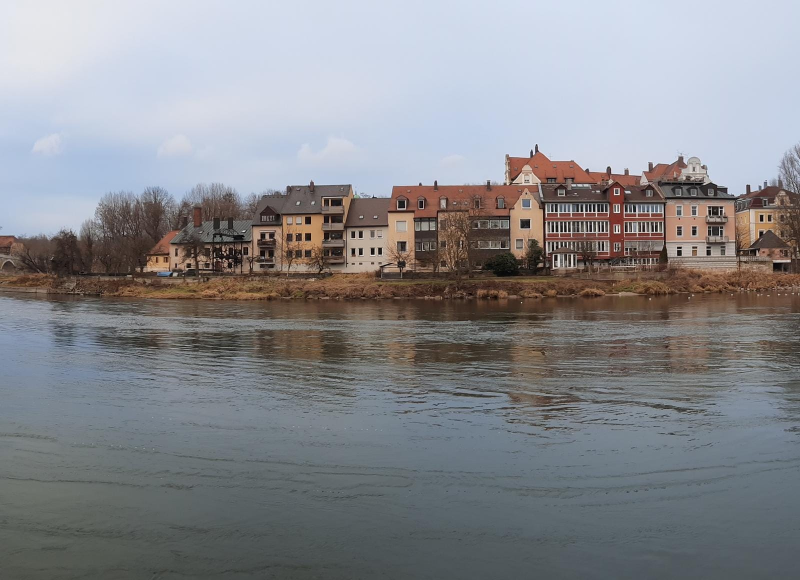
#> input picture BIVIP/A1.png, 1600 x 1160 px, given in place of lena.png, which was not available (shown at 1/2 size)
$ python EX4.4.py
#> lines starting #> are read from the running program, lines starting #| are printed output that depends on the picture; pictures that were not available may be replaced by others from this repository, and a replacement may not be noted
# Exercise 4.4
#!/usr/bin/python3
import matplotlib
matplotlib.use('tkagg')
import matplotlib.pyplot as plt
from PIL import Image
from pylab import *
from scipy.stats import norm
import numpy as np
path = 'C:/Users/49174/PycharmProjects/BIVIP/'
def normalCDF():
    x = np.linspace(-4, 4, 50)
    y = [norm.cdf(x[i]) for i in range(x.size)]
    xval = np.linspace(-4,4,200)
    yval = np.interp(xval, x, y)
    return x, y, xval, yval
def convertRGB2Gray( imgName ):
#> called with imgName = 'lena.png'
    return np.array(Image.open(path + imgName).convert('L'))
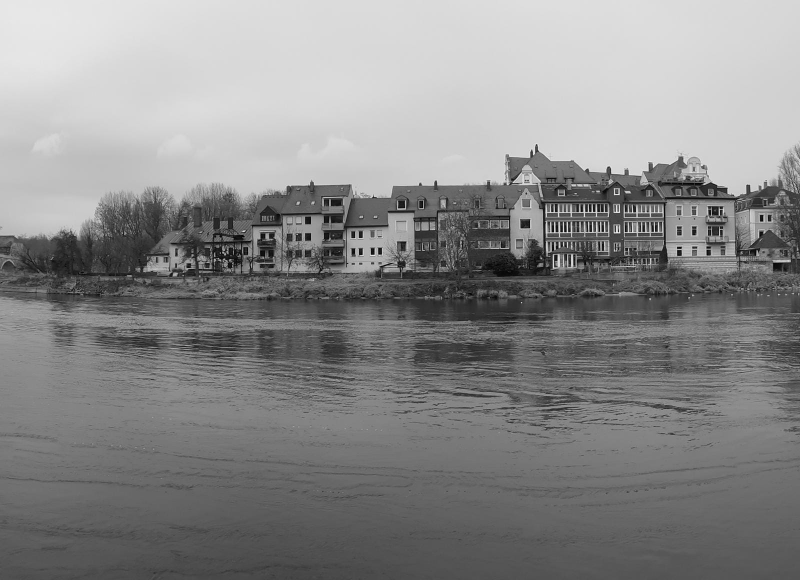
#> returned value: shape (1160, 1600) (shown at 1/2 size); min 0, max 255, mean 137.4
def CumSum( nparray ):
    cmsum = nparray.copy()
    return np.cumsum(cmsum)
def histogramEqualize( img ):
    imghistogram, bins = np.histogram(img.flatten(),256)
#> imghistogram = 256 values, max 59177 at index 217, min 0 at index 253, mean 7250; bins = 257 values from 0 to 255
    CDF = CumSum(imghistogram)
#> in CumSum, `cmsum = nparray.copy()`: cmsum has the same summary as imghistogram in histogramEqualize
#> CDF = 256 values from 28 to 1856000
    CDF = 255 * CDF / max(CDF)
#> CDF = 256 values from 0.00385 to 255
    imgEqual = np.interp(img.flatten(),bins[:-1],CDF)
    return imgEqual.reshape(img.shape), CDF
img1 = convertRGB2Gray('lena.png')
img2, CDF = histogramEqualize(img1)
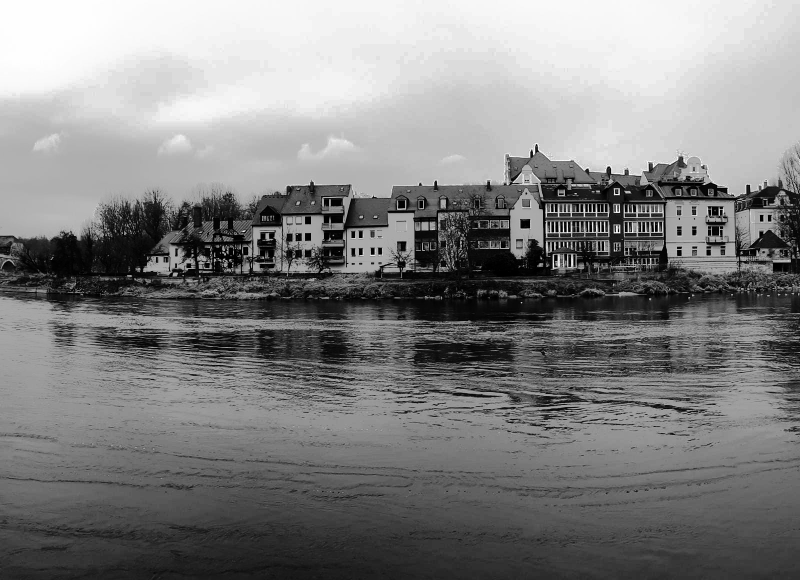
#> img2: shape (1160, 1600) float64 (shown at 1/2 size); min 0.00385, max 255, mean 130
#> CDF = 256 values from 0.00385 to 255
x, y, xval, yval = normalCDF()
plt.subplot(231),
plt.imshow(img1,cmap='gray'),plt.title('Before')
plt.subplot(232)
plt.plot(x, y, 'bo'), plt.plot(xval, yval, 'rx')
plt.title('Normal cdf'), plt.xlabel('x'), plt.ylabel('Probability')
plt.subplot(233),
plt.imshow(img2,cmap='gray'),plt.title('After')
plt.subplot(234),
plt.title('Histogram 1'), plt.xlim(0, 255)
plt.hist(img1.flatten(), 64)
plt.subplot(235), plt.title('Transformation')
plt.plot(range(CDF.size), CDF[:])
plt.subplot(236), plt.title('Histogram 2'), plt.xlim(0, 255)
plt.hist(img2.flatten(), 64)
plt.show()
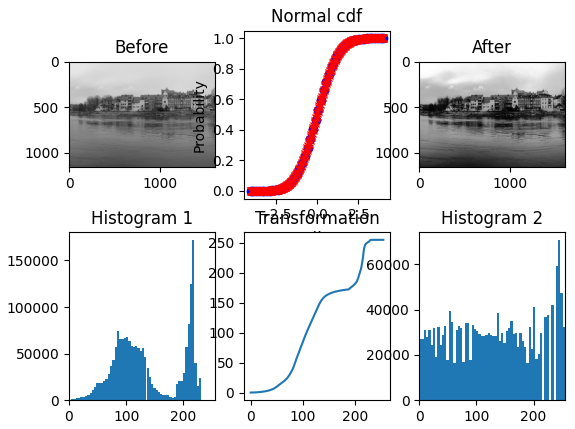
#> figure drawn by matplotlib, 6 panels; panel 2: curve peaks at x = 4, y = 1; panel 2: curve peaks at x = 4, y = 1; panel 4: tallest bar 171795 high, from x = 215.2 to 219.1; panel 5: curve peaks at x = 255, y = 255
